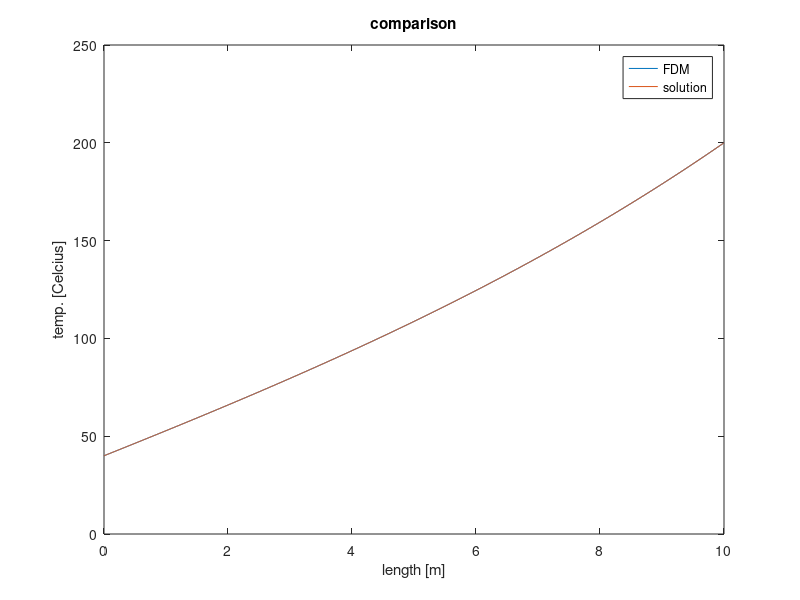
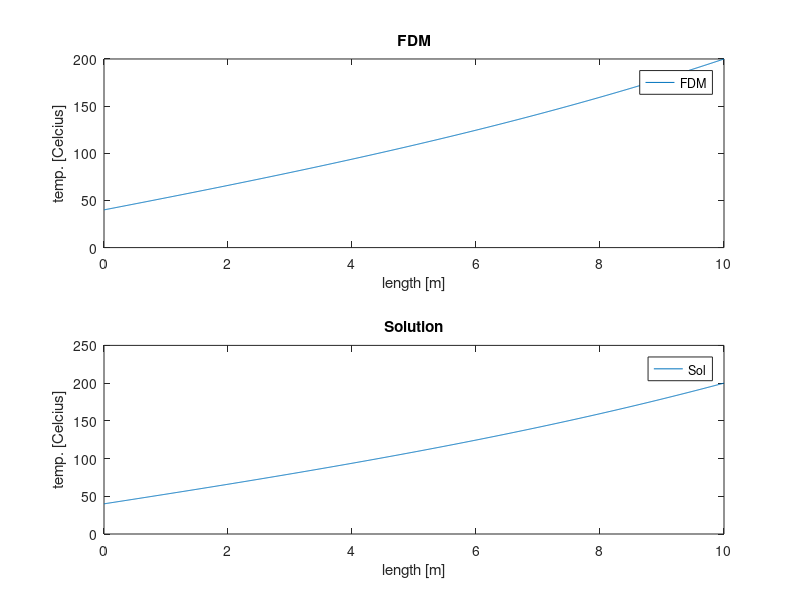

Write the MATLAB code that produced these figures, in order.
clc
clear all
close all
format long

%given constants
hco=0.01;
ta=20;
%ODE using finite difference
% parameters
x_i=0;
x_f=10;

dx=0.01;

x=x_i:dx:x_f;

%initializing the matrices

A=zeros(length(x),length(x));
c(1:length(x),1)=-hco*ta;

%Boundary conditons

A(1,1)=1;
c(1,1)=40;


A(length(x),length(x))=1;
c(length(x),1)=200;

%internal points
for i=2:length(x)-1
    
    A(i,i+1)=1/(dx^2);
    A(i,i)=(-2/dx^2)+(-hco);
    A(i,i-1)=1/dx^2;
  
end

U=A\c; %A inverse *c

figure(1)
plot(x,U,x,73.4523*exp(0.1*x)-53.4523*exp(-0.1*x)+20);
legend('FDM','solution')
xlabel('length [m]')
ylabel('temp. [Celcius]')
title('comparison')

figure(2)
subplot(2,1,1)
plot(x,U)
legend('FDM','solution')
xlabel('length [m]')
ylabel('temp. [Celcius]')
title('FDM')
subplot(2,1,2)
plot(x,73.4523*exp(0.1*x)-53.4523*exp(-0.1*x)+20);
legend('Sol','solution')
xlabel('length [m]')
ylabel('temp. [Celcius]')
title('Solution')
